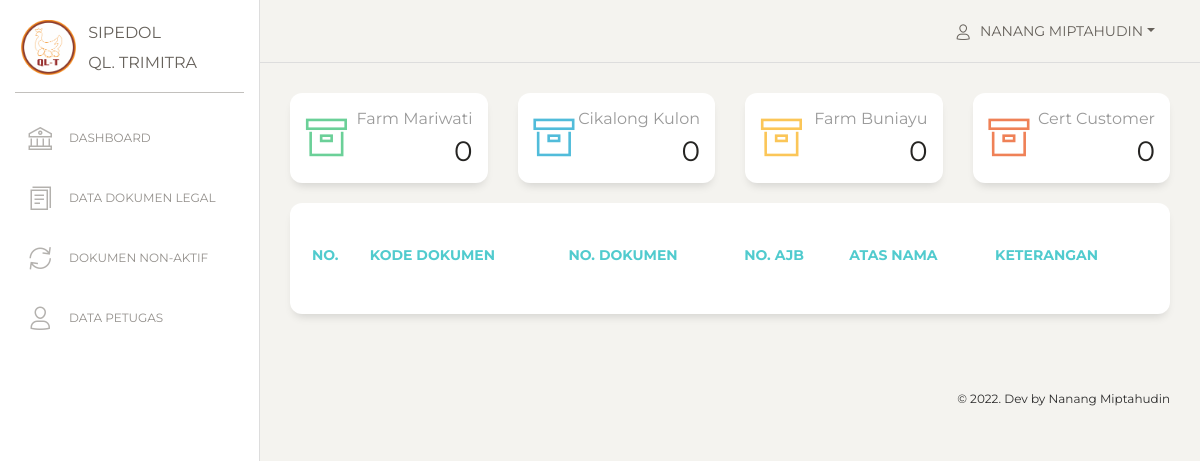
The app's page /view_admin/index_dashboard.php?titik_lokasi=1 (signed in), older data.
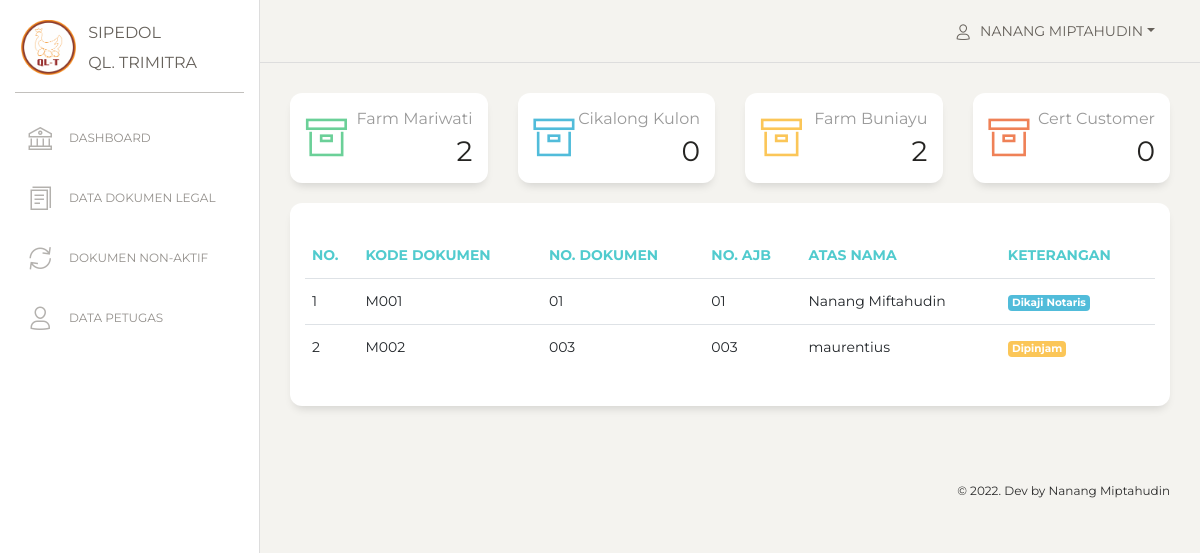
The same page, newer data.
### tables this page shows
CREATE TABLE `users` (
  `id` int(11) NOT NULL,
  `nama` varchar(255) NOT NULL,
  `email` varchar(255) NOT NULL,
  `username` varchar(255) NOT NULL,
  `password` varchar(255) NOT NULL,
  `role_id` int(11) NOT NULL,
  `date_created` date NOT NULL,
  `is_active` int(11) NOT NULL
);

CREATE TABLE `data_legal` (
  `id_legal` int(11) NOT NULL,
  `kode_dokumen` varchar(100) NOT NULL,
  `no_dokumen` varchar(100) NOT NULL,
  `no_hgb` varchar(100) NOT NULL,
  `no_ajb` varchar(100) NOT NULL,
  `luas_tanah` int(11) NOT NULL,
  `atas_nama` varchar(100) NOT NULL,
  `no_kuasa` varchar(100) NOT NULL,
  `titik_lokasi` int(11) NOT NULL,
  `file` varchar(255) NOT NULL,
  `status_dokumen` int(11) NOT NULL,
  `keterangan` varchar(256) NOT NULL,
  `date_created` date NOT NULL,
  `is_active` int(1) NOT NULL
);

CREATE TABLE `status_dokumen` (
  `id_status_dokumen` int(11) NOT NULL,
  `status` varchar(100) NOT NULL,
  `date_created` date NOT NULL
);

### functions.php (called while the page is built, shortened)
<?php
$conn = mysqli_connect("localhost", "root", "", "db_sipedol");
function query($query)
{
    global $conn;
    $result = mysqli_query($conn, $query);
    $rows = [];
    while ($row = mysqli_fetch_assoc($result)) {
        $rows[] = $row;
    }
    return $rows;
}

### view_admin/index_dashboard.php (the view, shortened to what this page needs)
<?php
include "../view_template/header.php";
include "../view_template/sidebar.php";
include "../view_template/topbar.php";
$total_f = count(query("SELECT * FROM data_legal WHERE titik_lokasi = 1 AND is_active = 1"));
$total_r = count(query("SELECT * FROM data_legal WHERE titik_lokasi = 2 AND is_active = 1"));
$total_b = count(query("SELECT * FROM data_legal WHERE titik_lokasi = 3 AND is_active = 1"));
$total_c = count(query("SELECT * FROM data_legal WHERE titik_lokasi = 4 AND is_active = 1"));
$titik_lokasi = $_GET["titik_lokasi"];
$legal = query("SELECT * FROM data_legal
                INNER JOIN titik_lokasi ON data_legal.titik_lokasi = titik_lokasi.id_titik_lokasi
                INNER JOIN status_dokumen ON data_legal.status_dokumen = status_dokumen.id_status_dokumen
                WHERE titik_lokasi = $titik_lokasi
                AND is_active = 1
                ");
?>
<div class="content">
    <div class="row">
        <div class="col-lg-3 col-md-6 col-sm-6">
            <a href="index_dashboard.php?titik_lokasi=1">
                <div class="card card-stats">
                    <div class="card-body ">
                        <div class="row pb-2">
                            <div class="col-2 col-md-2">
                                <div class="icon-big text-center icon-warning">
                                    <i class="nc-icon nc-box text-success"></i>
                                </div>
                            </div>
                            <div class="col-10 col-md-10">
                                <div class="numbers">
                                    <p class="card-category">Farm Mariwati</p>
                                    <p class="card-title"><?= $total_f; ?>
                                </div>
                            </div>
                        </div>
                    </div>
                </div>
            </a>
        </div>
        <div class="col-lg-3 col-md-6 col-sm-6">
            <a href="index_dashboard.php?titik_lokasi=2">
                <div class="card card-stats">
                    <div class="card-body ">
                        <div class="row pb-2">
                            <div class="col-2 col-md-2">
                                <div class="icon-big text-center icon-warning">
                                    <i class="nc-icon nc-box text-info"></i>
                                </div>
                            </div>
                            <div class="col-10 col-md-10">
                                <div class="numbers">
                                    <p class="card-category">Cikalong Kulon</p>
                                    <p class="card-title"><?= $total_r; ?>
                                </div>
                            </div>
                        </div>
                    </div>
                </div>
            </a>
        </div>
        <div class="col-lg-3 col-md-6 col-sm-6">
            <a href="index_dashboard.php?titik_lokasi=3">
                <div class="card card-stats">
                    <div class="card-body ">
                        <div class="row pb-2">
                            <div class="col-2 col-md-2">
                                <div class="icon-big text-center icon-warning">
                                    <i class="nc-icon nc-box text-warning"></i>
                                </div>
                            </div>
                            <div class="col-10 col-md-10">
                                <div class="numbers">
                                    <p class="card-category">Farm Buniayu</p>
                                    <p class="card-title"><?= $total_b; ?>
                                </div>
                            </div>
                        </div>
                    </div>
                </div>
            </a>
        </div>
        <div class="col-lg-3 col-md-6 col-sm-6">
            <a href="index_dashboard.php?titik_lokasi=4">
                <div class="card card-stats">
                    <div class="card-body ">
                        <div class="row pb-2">
                            <div class="col-2 col-md-2">
                                <div class="icon-big text-center icon-warning">
                                    <i class="nc-icon nc-box text-danger"></i>
                                </div>
                            </div>
                            <div class="col-10 col-md-10">
                                <div class="numbers">
                                    <p class="card-category">Cert Customer</p>
                                    <p class="card-title"><?= $total_c; ?>
                                </div>
                            </div>
                        </div>
                    </div>
                </div>
            </a>
        </div>
    </div>
    <div class="row">
        <div class="col-md-12">
            <div class="card ">
                <div class="card-header ">
                </div>
                <div class="card-body ">
                    <div class="table-responsive">
                        <table class="table">
                            <thead class=" text-primary">
                                <th>No.</th>
                                <th>Kode Dokumen</th>
                                <th>No. Dokumen</th>
                                <th>No. AJB</th>
                                <th>Atas Nama</th>
                                <th>Keterangan</th>
                            </thead>
                            <tbody>
                                <?php $i = 1; ?>
                                <?php foreach ($legal as $l) : ?>
                                    <tr>
                                        <td><?= $i; ?></td>
                                        <td><?= $l["kode_dokumen"]; ?></td>
                                        <td><?= $l["no_dokumen"]; ?></td>
                                        <td><?= $l["no_ajb"]; ?></td>
                                        <td><?= $l["atas_nama"]; ?></td>
                                        <td>
                                            <?php if ($l["id_status_dokumen"] == 1) : ?>
                                                <span class="badge bg-info text-white"><?= $l["status"]; ?></span>
                                            <?php elseif ($l["id_status_dokumen"] == 2) : ?>
                                                <span class="badge bg-success text-white"><?= $l["status"]; ?></span>
                                            <?php elseif ($l["id_status_dokumen"] == 3) : ?>
                                                <span class="badge bg-warning text-white"><?= $l["status"]; ?></span>
                                            <?php else : ?>
                                                <span class="badge bg-danger text-white"><?= $l["status"]; ?></span>
                                            <?php endif; ?>
                                        </td>
                                    </tr>
                                    <?php $i++; ?>
                                <?php endforeach; ?>
                            </tbody>
                        </table>
                    </div>
                </div>
            </div>
        </div>
    </div>
</div>
<?php include "../view_template/footer.php"; ?>

### view_template/header.php (shortened to what this page needs)
<?php
require "../functions.php";
?>
<!DOCTYPE html>
<html lang="en">
<head>
    <link href="https://maxcdn.bootstrapcdn.com/font-awesome/latest/css/font-awesome.min.css" rel="stylesheet">
    <link href="../assets/css/bootstrap.min.css" rel="stylesheet" />
    <link href="../assets/css/paper-dashboard.css?v=2.0.1" rel="stylesheet" />
    <link href="../assets/css/my_style.css" rel="stylesheet" />
    <link href="../assets/demo/demo.css" rel="stylesheet" />
</head>
<body class="">

### view_template/sidebar.php
<?php
$id_user = $_SESSION['id'];
$user = query("SELECT * FROM users WHERE id = $id_user")[0];
?>
<div class="sidebar" data-color="white" data-active-color="danger">
    <div class="logo">
        <a href="#" class="simple-text logo-mini">
            <div class="logo-image-small">
                <img src="../assets/img/favicon.png">
            </div>
        </a>
        <a href="#" class="simple-text logo-normal">
            SIPEDOL
            <br>
            QL. TRIMITRA
        </a>
    </div>
    <div class="sidebar-wrapper">
        <ul class="nav">
            <li>
                <a href="../view_admin/index.php">
                    <i class="nc-icon nc-bank"></i>
                    <p>Dashboard</p>
                </a>
            </li>
            <li>
                <a href="../view_legal/index.php">
                    <i class="nc-icon nc-single-copy-04"></i>
                    <p>Data Dokumen Legal</p>
                </a>
            </li>
            <li>
                <a href="../view_legal/legal_non_aktif.php">
                    <i class="nc-icon nc-refresh-69"></i>
                    <p>Dokumen Non-Aktif</p>
                </a>
            </li>
            <li>
                <a href="../view_user/index.php">
                    <i class="nc-icon nc-single-02"></i>
                    <p>Data Petugas</p>
                </a>
            </li>
        </ul>
    </div>
</div>

### view_template/topbar.php (shortened to what this page needs)
<nav class="navbar navbar-expand-lg navbar-absolute fixed-top navbar-transparent">
    <div class="container-fluid">
        <div class="navbar-wrapper">
            <a class="navbar-brand" href="javascript:;">Dashboard</a>
        </div>
        <div class="collapse navbar-collapse justify-content-end" id="navigation">
            <ul class="navbar-nav">
                <li class="nav-item btn-rotate dropdown">
                    <a class="nav-link dropdown-toggle" href="#" id="navbarDropdownMenuLink" data-toggle="dropdown" aria-haspopup="true" aria-expanded="false">
                        <i class="nc-icon nc-single-02"></i>
                        <p>
                            <span class="d-md-block"><?= $user["nama"]; ?></span>
                        </p>
                    </a>
                </li>
            </ul>
        </div>
    </div>
</nav>
<div class="wrapper ">
    <div class="main-panel">

### view_template/footer.php (shortened to what this page needs)
<footer class="footer footer-black  footer-white ">
    <div class="container-fluid">
        <div class="row">
            <div class="credits ml-auto">
                <span class="copyright">
                    © . Dev by Nanang Miptahudin
                </span>
            </div>
        </div>
    </div>
</footer>
</div>
</div>
</body>
</html>

Row changes from the older to the newer data that the page shows:
now on this page (row edited): data_legal: kode_dokumen "M001", no_dokumen "01", no_ajb "01", atas_nama "Nanang Miftahudin", status_dokumen.status "Dikaji Notaris"
now on this page (row edited): data_legal: kode_dokumen "M002", no_dokumen "003", no_ajb "003", atas_nama "maurentius", status_dokumen.status "Dipinjam"
Text that changed along with them:
$total_f: "0" → "2"
$total_b: "0" → "2"
